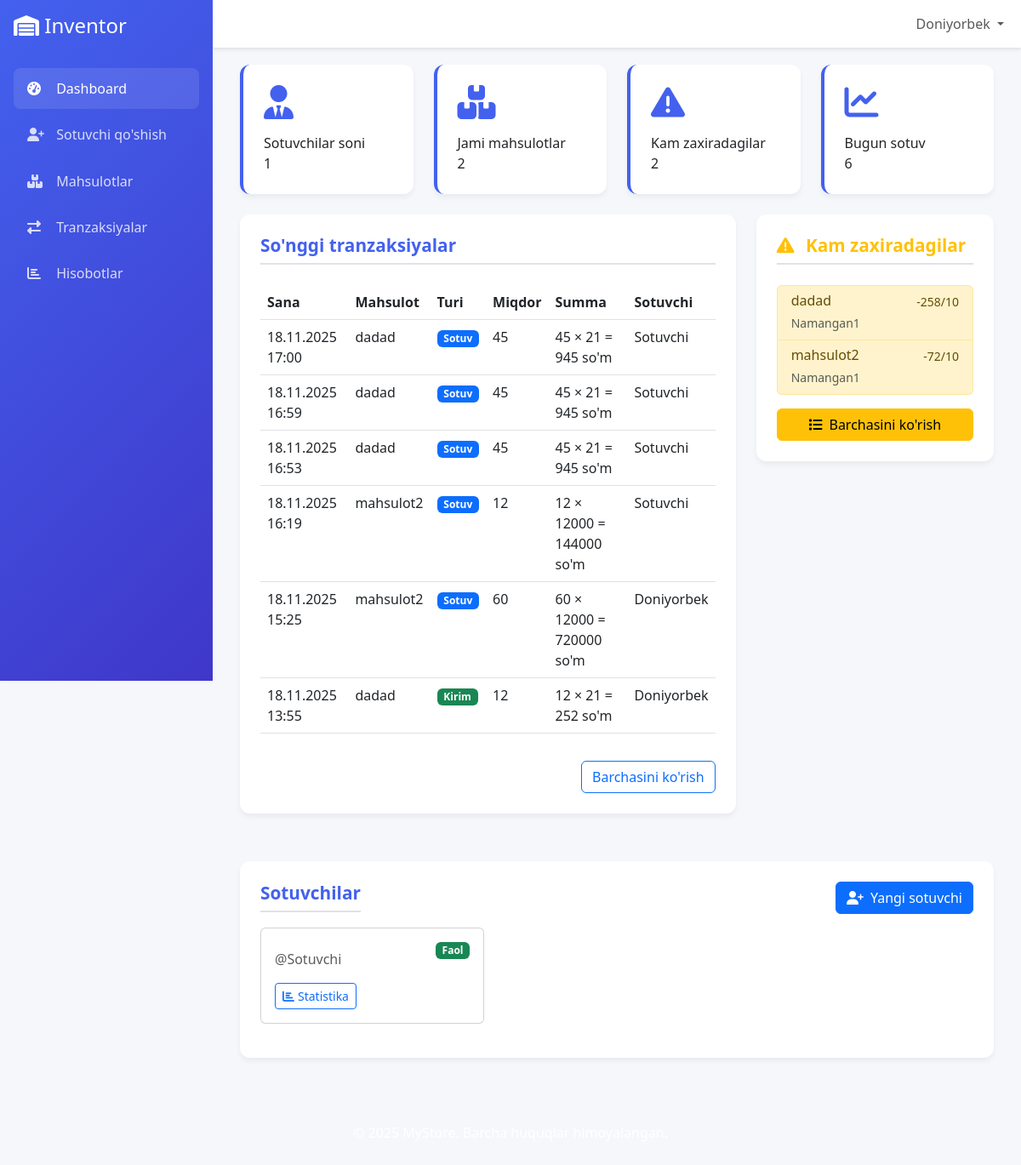
The page /warehouse-manager/dashboard/ (signed in) on the database its author committed.
### inventor/models.py (models this page shows, shortened)
class Transaction(models.Model):
    TRANSACTION_TYPES = (
        ('IN', 'Kirim'),
        ('OUT_SALE', 'Sotuv'),
        ('OUT_DAMAGED', 'Buzilgan'),
        ('OUT_EXPIRED', 'Yaroqsiz'),
    )
    PAYMENT_TYPES = (
        ('CASH', 'Naqd'),
        ('DEBT', 'Qarz'),
        ('CARD', 'Karta'),
    )
    product = models.ForeignKey(Product, on_delete=models.CASCADE)
    warehouse = models.ForeignKey(Warehouse, on_delete=models.CASCADE)
    transaction_type = models.CharField(max_length=20, choices=TRANSACTION_TYPES)
    quantity = models.IntegerField()
    date = models.DateTimeField(auto_now_add=True)
    user = models.ForeignKey(User, on_delete=models.SET_NULL, null=True)
    description = models.TextField(blank=True)
    payment_type = models.CharField(max_length=10, choices=PAYMENT_TYPES, default='CASH')
    customer_name = models.CharField(max_length=100, blank=True)

class Warehouse(models.Model):
    name = models.CharField(max_length=100)
    location = models.CharField(max_length=200)
    created_at = models.DateTimeField(auto_now_add=True)

### products/models.py (models this page shows, shortened)
class Product(models.Model):
    UNIT_CHOICES = (
        ('kg', 'kg'),
        ('box', 'Karopka'),
        ('l', 'Litr'),
        ('m', 'Metr'),
        ('ton', 'Tonna'),
        ('piece', 'Dona'),
        ('pack', 'Pochka'),
    )
    name = models.CharField(max_length=100)
    category = models.ForeignKey(Category, on_delete=models.CASCADE, related_name="products")
    description = models.TextField(blank=True)
    price = models.DecimalField(max_digits=10, decimal_places=2)
    image = models.ImageField(upload_to='products/', null=True, blank=True)
    min_stock = models.IntegerField(default=0)
    stock_quantity = models.IntegerField(default=0)
    unit = models.CharField(max_length=10, choices=UNIT_CHOICES, default='piece')
    created_at = models.DateTimeField(auto_now_add=True)
    updated_at = models.DateTimeField(auto_now=True)
    supplier = models.ForeignKey('inventor.Supplier', on_delete=models.SET_NULL, null=True, blank=True)
    warehouse = models.ForeignKey('inventor.Warehouse', on_delete=models.CASCADE, null=True, blank=True)
    class Meta:
        ordering = ['name']

### users/models.py (models this page shows, shortened)
class UserRole(models.Model):
    ROLE_CHOICES = (
        ('ADMIN', 'Admin'),
        ('WAREHOUSE_MANAGER', 'Ombor xo\'jayini'),
        ('SELLER', 'Sotuvchi'),
    )
    user = models.OneToOneField(User, on_delete=models.CASCADE)
    role = models.CharField(max_length=20, choices=ROLE_CHOICES)
    warehouse = models.ForeignKey('inventor.Warehouse', on_delete=models.CASCADE, null=True, blank=True)
    created_at = models.DateTimeField(auto_now_add=True)

### users/views.py (the view)
    def wrapper(request, *args, **kwargs):
        if not request.user.is_authenticated:
            return redirect('login')
        try:
            if request.user.userrole.role in ['ADMIN', 'WAREHOUSE_MANAGER']:
                return view_func(request, *args, **kwargs)
        except UserRole.DoesNotExist:
            pass
        messages.error(request, "Sizga bu sahifaga kirish uchun ruxsat yo'q!")
        return redirect('dashboard')

### users/models.py (called while the page is built)
    def is_payment_due(self):
        if not self.last_payment_date:
            return True
        return timezone.now() > self.last_payment_date + timedelta(days=31)

    def days_until_block(self):
        if not self.last_payment_date:
            return 0
        days_passed = (timezone.now() - self.last_payment_date).days
        return max(0, 33 - days_passed)

    def get_payment_status(self):
        if self.is_payment_due():
            return {
                'status': 'due',
                'message': f"To'lanmagan: -{self.monthly_payment:,} so'm",
                'amount_due': -self.monthly_payment
            }
        else:
            return {
                'status': 'paid',
                'message': f"To'langan: 0 so'm",
                'amount_due': 0
            }

### users/templatetags/math_filters.py (called while the page is built)
@register.filter
def multiply(value, arg):
    try:
        return float(value) * float(arg)
    except (ValueError, TypeError):
        return '' # Xato bo'lsa bo'sh qoldirish yoki 0 qaytarish mumkin

### users/views.py (called while the page is built)
def warehouse_manager_required(view_func):
    def wrapper(request, *args, **kwargs):
        if not request.user.is_authenticated:
            return redirect('login')
        try:
            if request.user.userrole.role in ['ADMIN', 'WAREHOUSE_MANAGER']:
                return view_func(request, *args, **kwargs)
        except UserRole.DoesNotExist:
            pass
        messages.error(request, "Sizga bu sahifaga kirish uchun ruxsat yo'q!")
        return redirect('dashboard')
    return wrapper

### templates/users/warehouse_manager_dashboard.html (shortened to what this page needs)
{% extends 'base.html' %}
{% load math_filters %}
{% block content %}
<div class="container-fluid">
    <div class="row g-4 mb-4">
        <div class="col-md-3 col-sm-6">
            <div class="stat-card">
                <i class="fas fa-user-tie"></i>
                <div class="card-title">Sotuvchilar soni</div>
                <div class="card-value">{{ sellers.count }}</div>
            </div>
        </div>
        <div class="col-md-3 col-sm-6">
            <div class="stat-card">
                <i class="fas fa-boxes"></i>
                <div class="card-title">Jami mahsulotlar</div>
                <div class="card-value">{{ total_products }}</div>
            </div>
        </div>
        <div class="col-md-3 col-sm-6">
            <div class="stat-card">
                <i class="fas fa-exclamation-triangle"></i>
                <div class="card-title">Kam zaxiradagilar</div>
                <div class="card-value">{{ low_stock_products.count }}</div>
            </div>
        </div>
        <div class="col-md-3 col-sm-6">
            <div class="stat-card">
                <i class="fas fa-chart-line"></i>
                <div class="card-title">Bugun sotuv</div>
                <div class="card-value">{% widthratio recent_transactions.count 1 1 %}</div>
            </div>
        </div>
    </div>
    <div class="row g-4">
        <div class="col-lg-8">
            <div class="table-container">
                <h3 class="section-title">So'nggi tranzaksiyalar</h3>
                <div class="table-responsive">
                    <table class="table table-hover">
                        <thead>
                            <tr>
                                <th>Sana</th>
                                <th>Mahsulot</th>
                                <th>Turi</th>
                                <th>Miqdor</th>
                                <th>Summa</th>
                                <th>Sotuvchi</th>
                            </tr>
                        </thead>
                        <tbody>
                            {% for transaction in recent_transactions %}
                            <tr>
                                <td>{{ transaction.date|date:"d.m.Y H:i" }}</td>
                                <td>{{ transaction.product.name }}</td>
                                <td>
                                    {% if transaction.transaction_type == 'IN' %}
                                        <span class="badge bg-success">Kirim</span>
                                    {% else %}
                                        <span class="badge bg-primary">Sotuv</span>
                                    {% endif %}
                                </td>
                                <td>{{ transaction.quantity }}</td>
                                <td>{{ transaction.quantity|floatformat:0 }} × {{ transaction.product.price|floatformat:0 }} = {{ transaction.quantity|multiply:transaction.product.price|floatformat:0 }} so'm</td>
                                <td>{{ transaction.user.username }}</td>
                            </tr>
                            {% empty %}
                            <tr>
                                <td colspan="6" class="text-center text-muted">Hozircha tranzaksiyalar mavjud emas</td>
                            </tr>
                            {% endfor %}
                        </tbody>
                    </table>
                </div>
                <div class="d-flex justify-content-end mt-3">
                    <a href="{% url 'inventor:transaction_history' %}" class="btn btn-outline-primary">Barchasini ko'rish</a>
                </div>
            </div>
        </div>
        <div class="col-lg-4">
            <div class="table-container">
                <h3 class="section-title text-warning">
                    <i class="fas fa-exclamation-triangle me-2"></i>
                    Kam zaxiradagilar
                </h3>
                <div class="list-group">
                    {% for product in low_stock_products %}
                    <div class="list-group-item list-group-item-warning">
                        <div class="d-flex w-100 justify-content-between">
                            <h6 class="mb-1">{{ product.name }}</h6>
                            <small>{{ product.stock_quantity }}/{{ product.min_stock }}</small>
                        </div>
                        <small class="text-muted">{{ product.warehouse.name }}</small>
                    </div>
                    {% empty %}
                    <div class="text-center text-muted py-3">
                        Kam zaxiradagi mahsulotlar yo'q
                    </div>
                    {% endfor %}
                </div>
                <div class="mt-3">
                    <a href="{% url 'products:low_stock_products' %}" class="btn btn-warning w-100">
                        <i class="fas fa-list me-2"></i>Barchasini ko'rish
                    </a>
                </div>
            </div>
        </div>
    </div>
    <div class="row mt-4">
        <div class="col-12">
            <div class="table-container">
                <div class="d-flex justify-content-between align-items-center mb-3">
                    <h3 class="section-title mb-0">Sotuvchilar</h3>
                    <a href="{% url 'users:create_seller' %}" class="btn btn-primary">
                        <i class="fas fa-user-plus me-2"></i>Yangi sotuvchi
                    </a>
                </div>
                <div class="row">
                    {% for seller in sellers %}
                    <div class="col-md-4 mb-3">
                        <div class="card">
                            <div class="card-body">
                                <div class="d-flex justify-content-between align-items-start">
                                    <div>
                                        <p class="card-text text-muted">@{{ seller.user.username }}</p>
                                    </div>
                                    <span class="badge bg-success">Faol</span>
                                </div>
                                <div class="mt-3">
                                    <a href="{% url 'users:seller_statistics' seller.user.id %}" class="btn btn-outline-primary btn-sm">
                                        <i class="fas fa-chart-bar me-1"></i>Statistika
                                    </a>
                                </div>
                            </div>
                        </div>
                    </div>
                    {% endfor %}
                </div>
            </div>
        </div>
    </div>
</div>
{% endblock %}

### templates/includes/header.html (shortened to what this page needs)
<div class="sidebar">
    <div class="p-3">
        <h4 class="text-white mb-0">
            <i class="fas fa-warehouse"></i>
            <span class="sidebar-brand-text">Inventor</span>
        </h4>
    </div>
    <nav class="nav flex-column p-3">
        {% if user.is_authenticated %}
            {% if user.userrole.role == 'ADMIN' %}
                <a class="nav-link {% if request.resolver_match.url_name == 'admin_dashboard' %}active{% endif %}" href="{% url 'users:admin_dashboard' %}">
                    <i class="fas fa-tachometer-alt"></i>
                    <span>Boshqaruv paneli</span>
                </a>
                <a class="nav-link" href="{% url 'users:create_warehouse_manager' %}">
                    <i class="fas fa-user-plus"></i>
                    <span>Ombor qo'shish</span>
                </a>
                <a class="nav-link" href="{% url 'users:payment_management' %}">
                    <i class="fas fa-money-bill-wave"></i>
                    <span>To'lovlar</span>
                </a>
            {% elif user.userrole.role == 'WAREHOUSE_MANAGER' %}
                <a class="nav-link {% if request.resolver_match.url_name == 'warehouse_manager_dashboard' %}active{% endif %}" href="{% url 'users:warehouse_manager_dashboard' %}">
                    <i class="fas fa-tachometer-alt"></i>
                    <span>Dashboard</span>
                </a>
                <a class="nav-link" href="{% url 'users:create_seller' %}">
                    <i class="fas fa-user-plus"></i>
                    <span>Sotuvchi qo'shish</span>
                </a>
            {% elif user.userrole.role == 'SELLER' %}
                <a class="nav-link {% if request.resolver_match.url_name == 'seller_dashboard' %}active{% endif %}" href="{% url 'users:seller_dashboard' %}">
                    <i class="fas fa-tachometer-alt"></i>
                    <span>Dashboard</span>
                </a>
            {% endif %}
            <a class="nav-link" href="{% url 'products:product_list' %}">
                <i class="fas fa-boxes"></i>
                <span>Mahsulotlar</span>
            </a>
            <a class="nav-link" href="{% url 'inventor:transaction_history' %}">
                <i class="fas fa-exchange-alt"></i>
                <span>Tranzaksiyalar</span>
            </a>
            {% if user.userrole.role == 'WAREHOUSE_MANAGER' %}
            <a class="nav-link" href="{% url 'inventor:report_list' %}">
                <i class="fas fa-chart-bar"></i>
                <span>Hisobotlar</span>
            </a>
            {% endif %}
        {% endif %}
    </nav>
</div>
<nav class="navbar navbar-expand-lg navbar-custom">
    <div class="container-fluid">
        <div class="collapse navbar-collapse" id="navbarContent">
            <ul class="navbar-nav ms-auto mb-2 mb-lg-0">
                {% if user.is_authenticated %}
                    <li class="nav-item dropdown">
                        <a class="nav-link dropdown-toggle" href="#" id="navbarDropdown" role="button" data-bs-toggle="dropdown">
                            {{ user.username }}
                        </a>
                    </li>
                {% else %}
                    <li class="nav-item">
                        <a class="nav-link" href="{% url 'users:login' %}">Kirish</a>
                    </li>
                {% endif %}
            </ul>
        </div>
    </div>
</nav>

### templates/includes/head.html (style rules this page uses)
:root { --primary-color: #4361ee; --secondary-color: #3f37c9; --success-color: #4cc9f0; --info-color: #4895ef; --warning-color: #f72585; --light-bg: #f8f9fa; --dark-text: #212529; --border-color: #dee2e6; --sidebar-width: 250px; }
body { font-family: 'Segoe UI', Tahoma, Geneva, Verdana, sans-serif; background-color: #f5f7fb; color: var(--dark-text); }
.sidebar { background: linear-gradient(135deg, var(--primary-color), var(--secondary-color)); color: white; height: 100vh; position: fixed; width: var(--sidebar-width); transition: all 0.3s; z-index: 1000; }
.sidebar .nav-link { color: rgba(255, 255, 255, 0.8); padding: 0.75rem 1rem; margin: 0.2rem 0; border-radius: 8px; transition: all 0.3s; }
.sidebar .nav-link:hover, .sidebar .nav-link.active { color: white; background: rgba(255, 255, 255, 0.1); }
.sidebar .nav-link i { width: 20px; margin-right: 10px; }
.navbar-custom { background: white; box-shadow: 0 2px 4px rgba(0,0,0,0.1); margin-left: var(--sidebar-width); }
.stat-card { background: white; border-radius: 12px; padding: 1.5rem; box-shadow: 0 4px 6px rgba(0, 0, 0, 0.05); transition: transform 0.3s, box-shadow 0.3s; border-left: 4px solid var(--primary-color); height: 100%; }
.stat-card i { font-size: 2.5rem; margin-bottom: 1rem; color: var(--primary-color); }
.table-container { background: white; border-radius: 12px; padding: 1.5rem; box-shadow: 0 4px 6px rgba(0, 0, 0, 0.05); margin-bottom: 2rem; }
.section-title { font-size: 1.3rem; font-weight: 600; margin-bottom: 1.5rem; padding-bottom: 0.5rem; border-bottom: 2px solid var(--border-color); color: var(--primary-color); }

### rows shown on the page
Transaction: transaction_type "Sotuv"
Transaction: transaction_type "Sotuv"
Transaction: transaction_type "Sotuv"
Transaction: transaction_type "Sotuv"
Transaction: transaction_type "Sotuv"
Transaction: transaction_type "Kirim"
Product: name "dadad", stock_quantity "-258", min_stock "10", warehouse.name "Namangan1"
Product: name "mahsulot2", stock_quantity "-72", min_stock "10", warehouse.name "Namangan1"
UserRole: user.username "Sotuvchi"

### other values the page prints
{{ user.username }} "Doniyorbek"
{{ sellers.count }} "1"
{{ total_products }} "2"
{{ low_stock_products.count }} "2"
